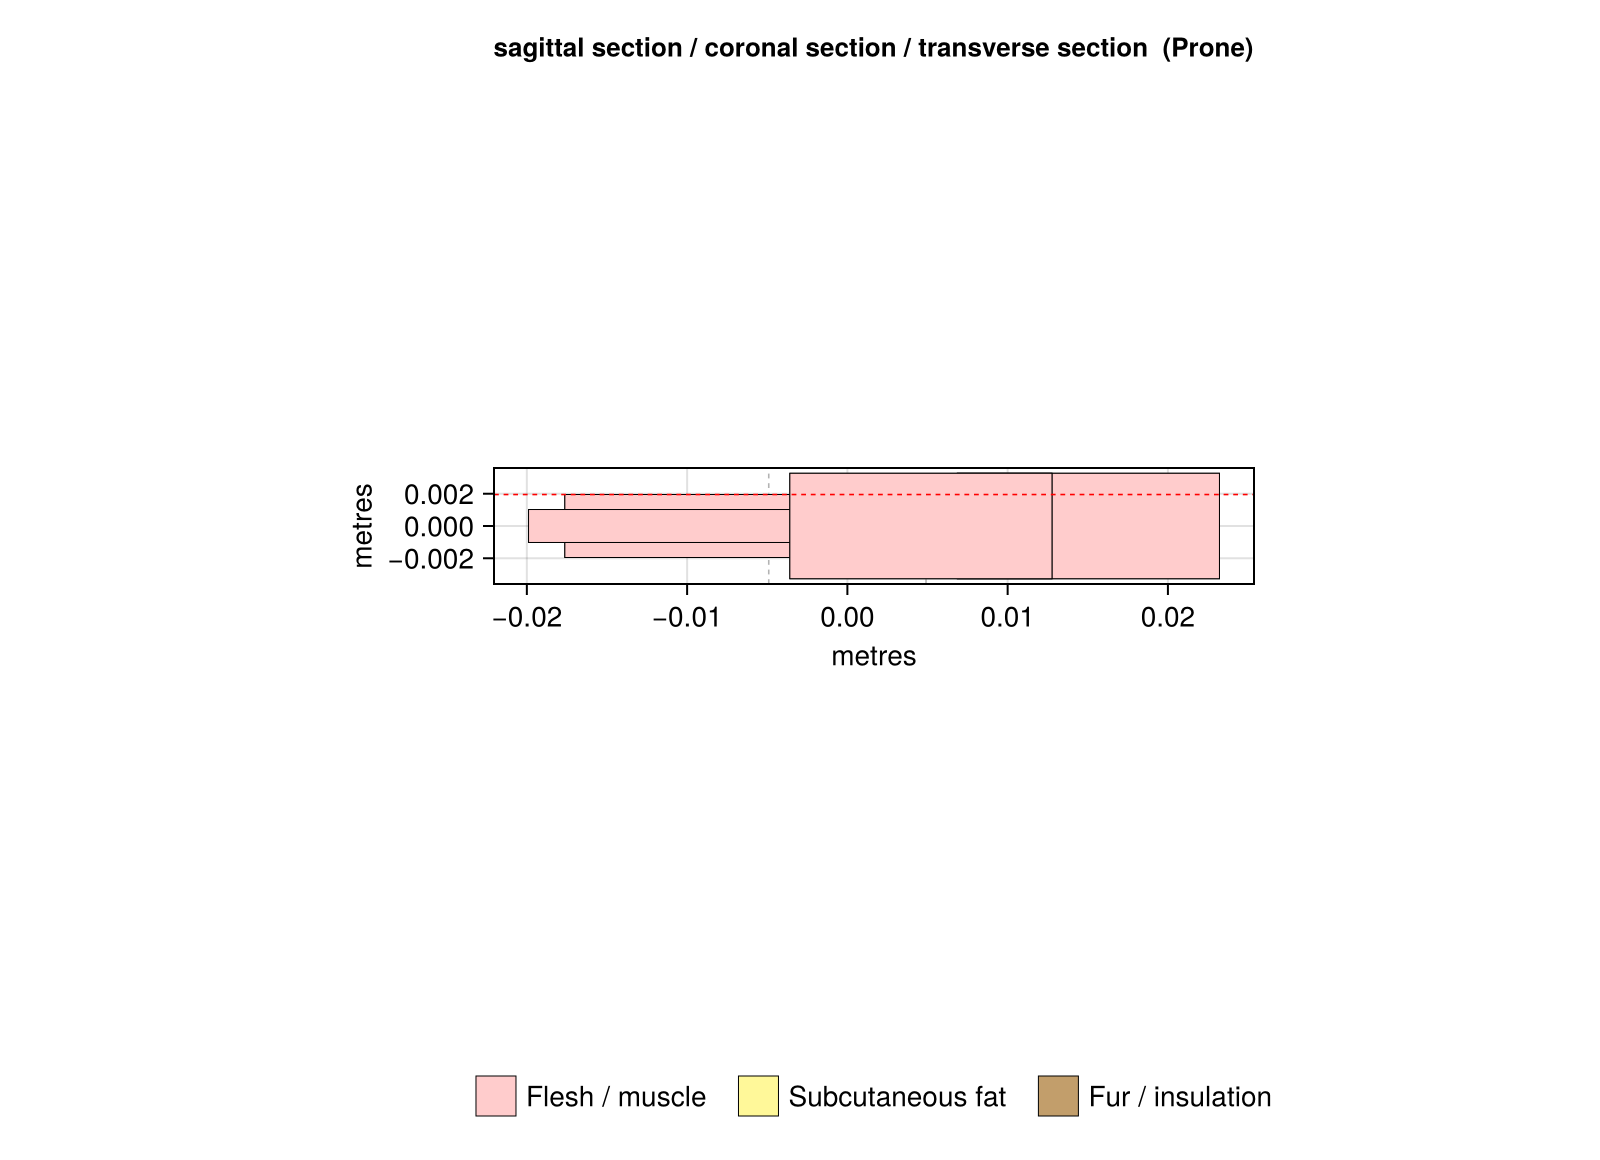

Write the Julia code that produced this figure.
# butterfly.jl
#
# Butterfly body: cylindrical thorax/abdomen + two flat wings (Plate).
# Demonstrates the dihedral_angle field of Join for wing elevation angle.
# Uses prone posture (body horizontal).
#
# Wing angle PHI (dihedral_angle in Join):
#   PHI = π/2  → wings horizontal
#   PHI > π/2  → open V-shape (e.g. 2π/3 = 120° = basking posture)
#   PHI < π/2  → tent/closed (e.g. π/3 = 60°)
#
# Run from the repository root:
#   julia --project=examples examples/butterfly.jl
#
# Output: examples/butterfly.png  (when interactive = false)

using BiophysicalGeometry
using Unitful
using Printf

# ── Backend ───────────────────────────────────────────────────────────────────
interactive = false

if interactive
    using GLMakie
else
    using CairoMakie
end

import BiophysicalGeometry: Cylinder, Plate

# ── Body parameters ───────────────────────────────────────────────────────────
# A medium-sized butterfly (e.g. Monarch, ~0.5 g)
mass    = 0.5e-3u"kg"
density = 800.0u"kg/m^3"

# Wing geometry: b = length/width, c = length/height (thin flat wing)
wing_b = 2.5   # wing length ≈ 2.5× wing width
wing_c = 8.0   # thin (height ≈ length/8)

# Wing angle: open basking posture, 120°
phi = deg2rad(120.0)

butterfly = Organism(
    parts = (
        body  = BodyPart(Body(Cylinder(mass * 0.30, density, 4.0), Naked()), 1),
        wings = BodyPart(Body(Plate(mass * 0.35, density, wing_b, wing_c), Naked()), 2),
    ),
    joins = (
        # Wings attach laterally; dihedral_angle = PHI (wing opening angle)
        Join(:body, :wings, :lateral, 0.0, phi),
    )
)

# ── Geometry summary ──────────────────────────────────────────────────────────
geom = geometry(butterfly)
println("Butterfly geometry (0.5 g, wing angle = $(round(rad2deg(phi), digits=1))°):")
println("  Total surface area : ", round(typeof(1.0u"cm^2"), geom.total_area, digits=3))
println("  Total volume       : ", round(typeof(1.0u"cm^3"), geom.total_volume * 1e6u"cm^3/m^3", digits=3))
println("\nArea fractions by part:")
for (name, frac) in pairs(geom.area_fractions)
    @printf "  %-8s  %.1f %%\n" name (frac * 100)
end

# ── Plot ──────────────────────────────────────────────────────────────────────
fig = plot_organism(butterfly, Prone())

if interactive
    screen = display(fig)
    println("Close the window to exit.")
    wait(screen)
else
    outfile = joinpath(@__DIR__, "butterfly.png")
    save(outfile, fig; px_per_unit=2)
    println("\nSaved: $outfile")
end
